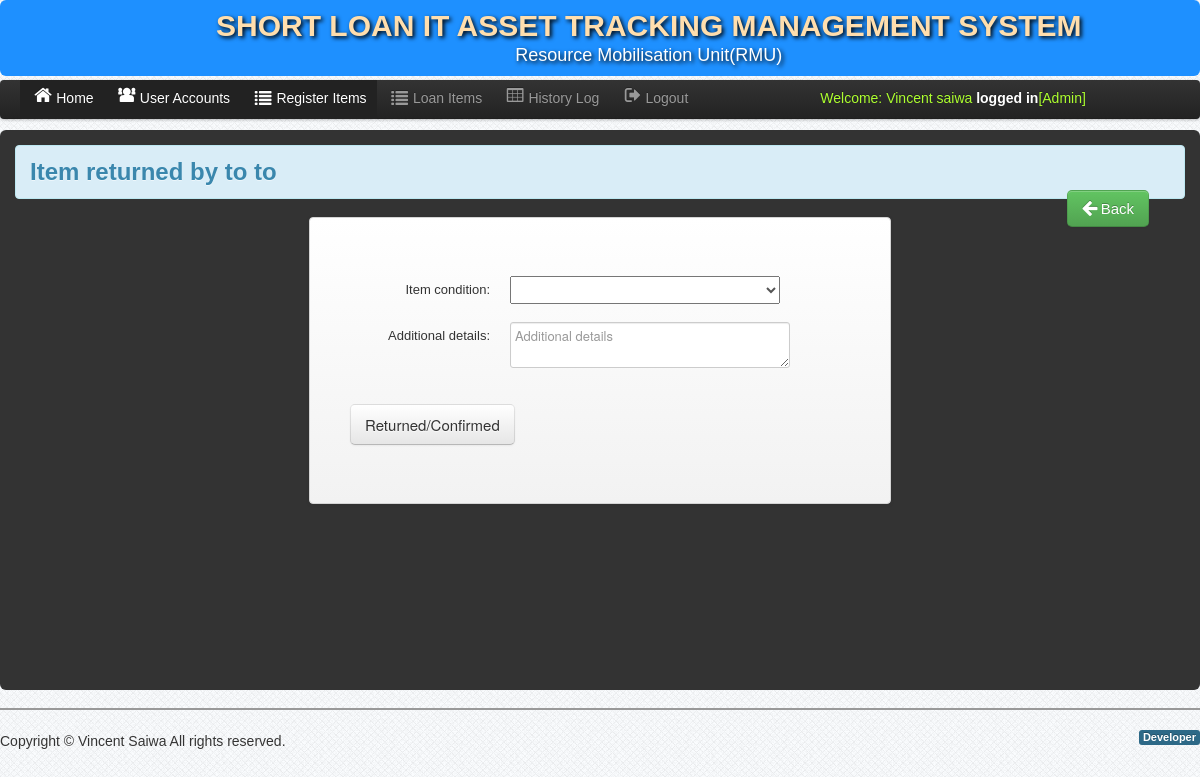
The page /Admin/add_returned.php?id=277 (signed in) on the database its author committed.
### tables this page shows
CREATE TABLE `user` (
  `User_id` int(11) NOT NULL,
  `index_no` int(34) NOT NULL,
  `UserName` varchar(50) NOT NULL,
  `Password` varchar(50) NOT NULL,
  `fullname_user` varchar(200) NOT NULL,
  `User_Type` varchar(50) NOT NULL,
  `date_registered` varchar(200) NOT NULL,
  `registered_by` varchar(200) NOT NULL,
  `status` varchar(34) NOT NULL
);

CREATE TABLE `employee` (
  `employeeID` int(11) NOT NULL,
  `index_No` varchar(50) NOT NULL,
  `serial_no` varchar(34) NOT NULL,
  `fname` varchar(50) NOT NULL,
  `phone` varchar(100) NOT NULL,
  `item_description` varchar(100) NOT NULL,
  `tagNo` varchar(100) NOT NULL,
  `returned_by` varchar(100) NOT NULL,
  `admin_id` int(244) NOT NULL,
  `date_posted` int(244) NOT NULL
);

### Admin/session.php (called while the page is built, shortened)
<?php
$id_session=$_SESSION['User_id'];
?>

### Admin/add_returned.php (the view, shortened to what this page needs)
<?php include('dbcon.php'); include('session.php');include('header.php');
    $get_id=$_GET['id'];
?>
<body>
    <?php include('nav-top.php'); ?>
    <div class="navbar navbar-fixed-top1 " id="top1">
        <div class="navbar-inner">
            <div class="container">
                <div class="marg">
                    <?php include_once 'links.php';?>
                </div>
            </div>
        </div>
    </div>
    <div class="" >
        <div id="element" class="hero-body-leave">
            <div class="alert alert-info">
                <?php
                            $leave_query=mysqli_query($conn,"select * from employee where employeeID='$get_id'")or die(mysqli_errno());
                                $row=mysqli_fetch_array($leave_query);
                ?>
                <h2>Item returned by <?php echo $row['fname']; ?></h2>
                <div class="pull-right">
                <a class="btn btn-success btn-large"  data-original-title="Add Employee?" href="emp_profiles.php">  <i class="icon-arrow-left icon-large"></i>&nbsp;Back</a>
                  </div>
            </div>
            <div class="hero-body-add-user">
                <form class="form-horizontal" method="post">
                    <fieldset>
                        <div class="control-group">
                            <label class="control-label" for="input01">Item condition:</label>
                            <div class="controls">
                                <select name="item_condition" class="input-xlarge" id="input01" required autocomplete="off" autofocus="on" >
                                    <option></option>
                                    <option>Good</option>
                                </select>
                            </div>
                        </div>
                        <div class="control-group">
                            <label class="control-label" for="input01">Additional details:</label>
                            <div class="controls">
                                <textarea type="text" name="comment" class="input-xlarge" id="input01"  placeholder="Additional details" required autocomplete="off" autofocus="on"></textarea>
                            </div>
                        </div>
                                <button name="save" class="btn btn-large">Returned/Confirmed</button>
                            </div>
                        </div>
            </div>
<?php include('footer.php');?>
</body>

### Admin/links.php (shortened to what this page needs)
<ul class="nav">
                        <li>
                            <li class="active"><a href="home.php"><i class="icon-home icon-large"></i>Home</a></li>
                            <li class="active"><a href="user_account.php"><i class="icon-group icon-large"></i>User Accounts</a></li>
                            <li class="active"><a href="emp_add.php"><i class="icon-list icon-large"></i>Register Items</a></li>
                        </li>
                        <li><a href="returned_item_details.php"><i class="icon-list icon-large"></i>Loan Items</a></li>
                        <li><a href="history_log.php"><i class="icon-table icon-large"></i>History Log</a></li>
                        <li><a id="logout" data-toggle="modal" href="#myModal"><i class="icon-signout icon-large"></i>Logout</a></li>
                        <li><a id="welcome" data-toggle="modal" href="#"><i class="icon-large"></i><?php
                            $user_query=mysqli_query($conn,"select *  from user where User_id='$id_session'")or die(mysqli_error());
                                    $row=mysqli_fetch_array($user_query);
                                        echo 'Welcome:'." ".$row['fullname_user']." "."<b style='color:white;'>logged in</b>"."[".$row['User_Type']."]";
                            ?>
                        </a></li>
                    </ul>

### css/style.css (style rules this page uses)
* { margin:0; padding:0; }
body { font-family:"Trebuchet MS", "Myriad Pro", Arial, sans-serif; font-size:14px; background: #fff url(../img/bg.png) repeat top left; color:#333; text-shadow:0px 0px 0px #fff;; }
a { color:#777; }
#top1 { width:100% ; margin-left: 0%; text-align: center; background: white; }

### Admin/nav-top.php (style rules this page uses)
#top1 { width:100% ; margin-left: 0%; text-align: center; background-color: dodgerblue; text-shadow: 2px 2px 4px #000000; float: inherit; }

### Admin/links.php (style rules this page uses)
#welcome { color: greenyellow; margin-right: -55%; }

### rows shown on the page
user: fullname_user "Vincent saiwa", User_Type "Admin"
employee: fname "to to"
